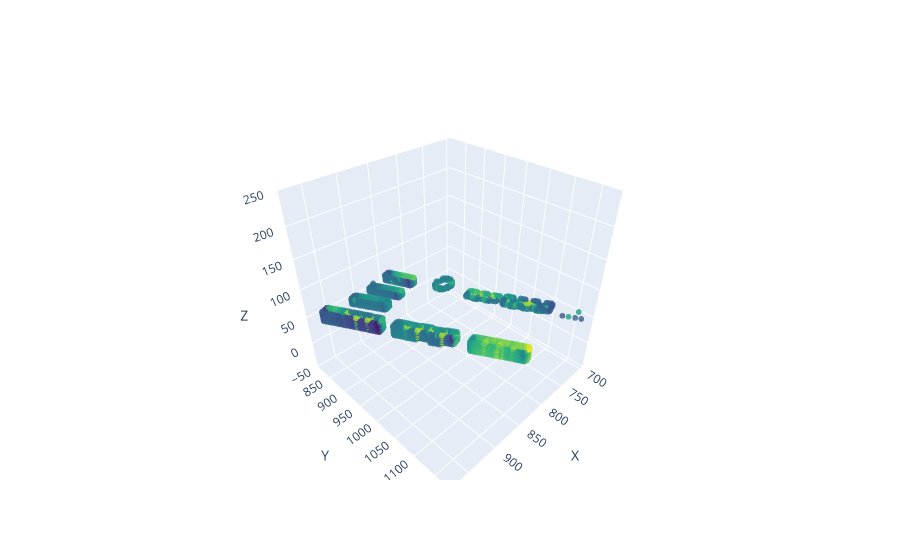

The code cell stored with this chart in its notebook:
### Code cell
# Get the coords and CP values from idf
centroids = []
cps = []
for i, surface in enumerate(fenestration_objects):
    coordinates = [
            (surface.Vertex_1_Xcoordinate, surface.Vertex_1_Ycoordinate, surface.Vertex_1_Zcoordinate),
            (surface.Vertex_2_Xcoordinate, surface.Vertex_2_Ycoordinate, surface.Vertex_2_Zcoordinate),
            (surface.Vertex_3_Xcoordinate, surface.Vertex_3_Ycoordinate, surface.Vertex_3_Zcoordinate),
            (surface.Vertex_4_Xcoordinate, surface.Vertex_4_Ycoordinate, surface.Vertex_4_Zcoordinate)
        ]
    centroid = np.mean(coordinates, axis=0)
    cp = idf1.idfobjects['AirflowNetwork:MultiZone:WindPressureCoefficientValues'][i]['Wind_Pressure_Coefficient_Value_1']
    centroids.append(centroid)
    cps.append(cp)

# Plot the centroids and colour them based on the CP values
import plotly.graph_objects as go
# Create an empty np array with rows = len(fenestration_objects) and columns = 4 (x,y,z,CP)
import numpy as np
cp_array = np.empty((len(fenestration_objects), 4))
# Populate the cp_array with the centroids and CP values
for i, (centroid, cp) in enumerate(zip(centroids, cps)):
    cp_array[i] = np.array([*centroid, cp])


# Remove cp_array rows with CP values of -9999
cp_array = cp_array[cp_array[:,3] != -9999]

# Print min an max of CP values
print(f'Min CP value: {cp_array[:,3].min()}')
print(f'Max CP value: {cp_array[:,3].max()}')


# Scatter3D from cp_array and colour them based on the CP values
trace1 = go.Scatter3d(
    x=cp_array[:,0],
    y=cp_array[:,1],
    z=cp_array[:,2],
    mode='markers',
    marker=dict(size=2, color=cp_array[:,3], colorscale='Viridis', opacity=0.8)
)

fig = go.Figure(data=[trace1], layout=layout)
# Add a colorbar
fig.update_layout(coloraxis_colorbar=dict(
    title="CP Values",
    thicknessmode="pixels", thickness=50,
    lenmode="pixels", len=200,
    yanchor="top", y=1,
    ticks="outside", ticksuffix="",
    dtick=0.1
))

fig.show()

### Figure 1 — Plotly figure (JSON) as saved in the notebook; plotly's stock layout.template omitted (floating-point values rounded to 4 significant figures; data arrays with more than 128 entries replaced by an {"elided": "..."} marker saying what was removed)
{"data": [{"marker": {"color": {"elided": "2010 float values"}, "colorscale": [[0, "#440154"], [0.1111, "#482878"], [0.2222, "#3e4989"], [0.3333, "#31688e"], [0.4444, "#26828e"], [0.5556, "#1f9e89"], [0.6667, "#35b779"], [0.7778, "#6ece58"], [0.8889, "#b5de2b"], [1, "#fde725"]], "opacity": 0.8, "size": 2}, "mode": "markers", "type": "scatter3d", "x": {"elided": "2010 float values"}, "y": {"elided": "2010 float values"}, "z": {"elided": "2010 float values"}}], "layout": {"coloraxis": {"colorbar": {"dtick": 0.1, "len": 200, "lenmode": "pixels", "thickness": 50, "thicknessmode": "pixels", "ticks": "outside", "ticksuffix": "", "title": {"text": "CP Values"}, "y": 1, "yanchor": "top"}}, "scene": {"xaxis": {"title": {"text": "X"}}, "yaxis": {"title": {"text": "Y"}}, "zaxis": {"range": [-50, 250], "title": {"text": "Z"}}}}}
